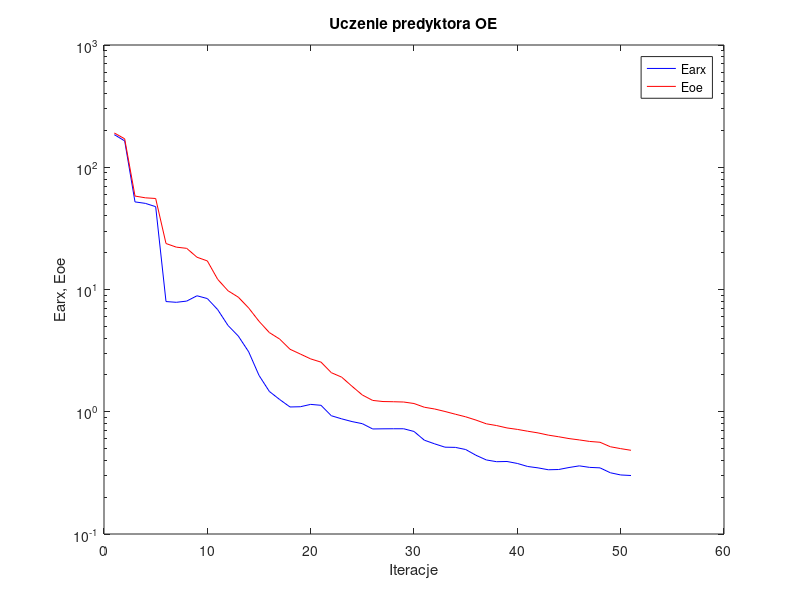
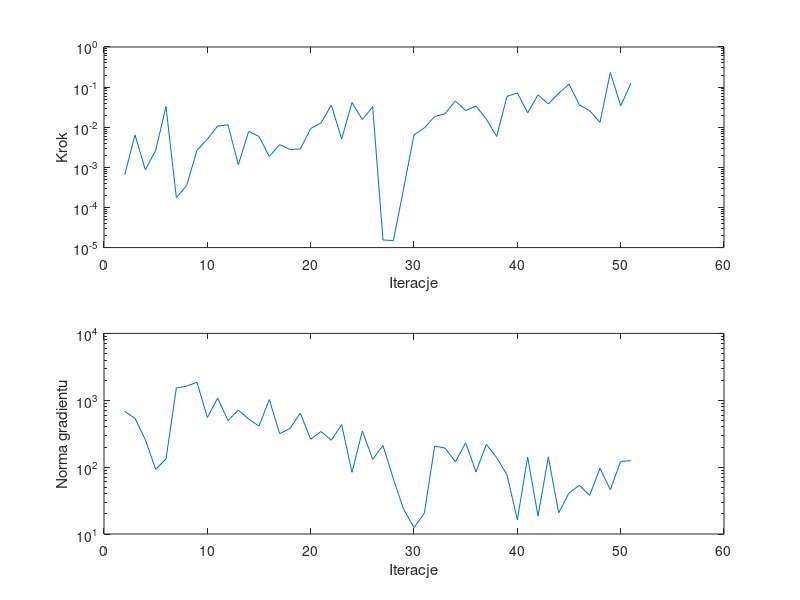

Here is the MATLAB script that generated these plots, in order:
%uczenie predyktora oe
clear all;
n=0; farx(n+1)=1.848080e+002; foe(n+1)=1.907135e+002; wspucz(n+1)=0.000000e+000; ng(n+1)=0.000000e+000;
%odnowa zmiennej metryki
n=1; farx(n+1)=1.642478e+002; foe(n+1)=1.708889e+002; krok(n+1)=6.518015e-004; ng(n+1)=6.837045e+002;
n=2; farx(n+1)=5.207083e+001; foe(n+1)=5.813281e+001; krok(n+1)=6.450159e-003; ng(n+1)=5.362956e+002;
n=3; farx(n+1)=5.065143e+001; foe(n+1)=5.623319e+001; krok(n+1)=8.713055e-004; ng(n+1)=2.569256e+002;
n=4; farx(n+1)=4.761071e+001; foe(n+1)=5.552337e+001; krok(n+1)=2.634602e-003; ng(n+1)=9.272129e+001;
n=5; farx(n+1)=7.969198e+000; foe(n+1)=2.377593e+001; krok(n+1)=3.284986e-002; ng(n+1)=1.324855e+002;
n=6; farx(n+1)=7.857362e+000; foe(n+1)=2.220447e+001; krok(n+1)=1.764835e-004; ng(n+1)=1.526154e+003;
n=7; farx(n+1)=8.038584e+000; foe(n+1)=2.171259e+001; krok(n+1)=3.523348e-004; ng(n+1)=1.624020e+003;
n=8; farx(n+1)=8.887099e+000; foe(n+1)=1.836328e+001; krok(n+1)=2.673171e-003; ng(n+1)=1.856040e+003;
n=9; farx(n+1)=8.430501e+000; foe(n+1)=1.713214e+001; krok(n+1)=5.038654e-003; ng(n+1)=5.530974e+002;
n=10; farx(n+1)=6.847736e+000; foe(n+1)=1.211552e+001; krok(n+1)=1.071441e-002; ng(n+1)=1.077761e+003;
n=11; farx(n+1)=5.080093e+000; foe(n+1)=9.768614e+000; krok(n+1)=1.153579e-002; ng(n+1)=4.969174e+002;
n=12; farx(n+1)=4.157660e+000; foe(n+1)=8.652272e+000; krok(n+1)=1.160015e-003; ng(n+1)=7.140610e+002;
n=13; farx(n+1)=3.093307e+000; foe(n+1)=7.060696e+000; krok(n+1)=7.883344e-003; ng(n+1)=5.242332e+002;
n=14; farx(n+1)=1.983768e+000; foe(n+1)=5.497736e+000; krok(n+1)=5.887869e-003; ng(n+1)=4.102622e+002;
n=15; farx(n+1)=1.466410e+000; foe(n+1)=4.444032e+000; krok(n+1)=1.870456e-003; ng(n+1)=1.025176e+003;
n=16; farx(n+1)=1.259019e+000; foe(n+1)=3.931470e+000; krok(n+1)=3.683227e-003; ng(n+1)=3.164312e+002;
n=17; farx(n+1)=1.094220e+000; foe(n+1)=3.245424e+000; krok(n+1)=2.778799e-003; ng(n+1)=3.775225e+002;
n=18; farx(n+1)=1.099134e+000; foe(n+1)=2.965644e+000; krok(n+1)=2.883948e-003; ng(n+1)=6.392002e+002;
n=19; farx(n+1)=1.148825e+000; foe(n+1)=2.706145e+000; krok(n+1)=9.231023e-003; ng(n+1)=2.613744e+002;
n=20; farx(n+1)=1.129126e+000; foe(n+1)=2.546464e+000; krok(n+1)=1.281894e-002; ng(n+1)=3.417674e+002;
n=21; farx(n+1)=9.276776e-001; foe(n+1)=2.087595e+000; krok(n+1)=3.552033e-002; ng(n+1)=2.527426e+002;
n=22; farx(n+1)=8.749590e-001; foe(n+1)=1.919174e+000; krok(n+1)=5.095665e-003; ng(n+1)=4.309994e+002;
n=23; farx(n+1)=8.311193e-001; foe(n+1)=1.616311e+000; krok(n+1)=4.130221e-002; ng(n+1)=8.336901e+001;
n=24; farx(n+1)=7.988632e-001; foe(n+1)=1.371407e+000; krok(n+1)=1.554412e-002; ng(n+1)=3.475004e+002;
n=25; farx(n+1)=7.232194e-001; foe(n+1)=1.237983e+000; krok(n+1)=3.238370e-002; ng(n+1)=1.310846e+002;
%odnowa zmiennej metryki
n=26; farx(n+1)=7.251260e-001; foe(n+1)=1.212172e+000; krok(n+1)=1.549259e-005; ng(n+1)=2.099082e+002;
n=27; farx(n+1)=7.259586e-001; foe(n+1)=1.207824e+000; krok(n+1)=1.496279e-005; ng(n+1)=6.691083e+001;
n=28; farx(n+1)=7.259639e-001; foe(n+1)=1.201347e+000; krok(n+1)=2.970657e-004; ng(n+1)=2.330214e+001;
n=29; farx(n+1)=6.898953e-001; foe(n+1)=1.167937e+000; krok(n+1)=6.446985e-003; ng(n+1)=1.246756e+001;
n=30; farx(n+1)=5.853920e-001; foe(n+1)=1.088754e+000; krok(n+1)=9.600724e-003; ng(n+1)=2.044019e+001;
n=31; farx(n+1)=5.462656e-001; foe(n+1)=1.053368e+000; krok(n+1)=1.849615e-002; ng(n+1)=2.066851e+002;
n=32; farx(n+1)=5.130848e-001; foe(n+1)=1.005050e+000; krok(n+1)=2.173419e-002; ng(n+1)=1.926127e+002;
n=33; farx(n+1)=5.111811e-001; foe(n+1)=9.548663e-001; krok(n+1)=4.524124e-002; ng(n+1)=1.201944e+002;
n=34; farx(n+1)=4.910422e-001; foe(n+1)=9.091012e-001; krok(n+1)=2.598758e-002; ng(n+1)=2.304256e+002;
n=35; farx(n+1)=4.404513e-001; foe(n+1)=8.546330e-001; krok(n+1)=3.366815e-002; ng(n+1)=8.496079e+001;
n=36; farx(n+1)=4.033997e-001; foe(n+1)=7.968081e-001; krok(n+1)=1.596002e-002; ng(n+1)=2.190052e+002;
n=37; farx(n+1)=3.902821e-001; foe(n+1)=7.708650e-001; krok(n+1)=5.887869e-003; ng(n+1)=1.384349e+002;
n=38; farx(n+1)=3.919166e-001; foe(n+1)=7.371630e-001; krok(n+1)=5.873647e-002; ng(n+1)=7.695706e+001;
n=39; farx(n+1)=3.777026e-001; foe(n+1)=7.173069e-001; krok(n+1)=7.165516e-002; ng(n+1)=1.628153e+001;
n=40; farx(n+1)=3.566810e-001; foe(n+1)=6.930846e-001; krok(n+1)=2.284436e-002; ng(n+1)=1.409871e+002;
n=41; farx(n+1)=3.475548e-001; foe(n+1)=6.714875e-001; krok(n+1)=6.392790e-002; ng(n+1)=1.847123e+001;
n=42; farx(n+1)=3.353579e-001; foe(n+1)=6.438301e-001; krok(n+1)=3.798141e-002; ng(n+1)=1.420809e+002;
n=43; farx(n+1)=3.369489e-001; foe(n+1)=6.244729e-001; krok(n+1)=6.995615e-002; ng(n+1)=2.071540e+001;
n=44; farx(n+1)=3.498465e-001; foe(n+1)=6.033614e-001; krok(n+1)=1.185480e-001; ng(n+1)=4.097766e+001;
n=45; farx(n+1)=3.609435e-001; foe(n+1)=5.882719e-001; krok(n+1)=3.612085e-002; ng(n+1)=5.354163e+001;
n=46; farx(n+1)=3.506917e-001; foe(n+1)=5.716561e-001; krok(n+1)=2.580064e-002; ng(n+1)=3.775491e+001;
n=47; farx(n+1)=3.475959e-001; foe(n+1)=5.629979e-001; krok(n+1)=1.321526e-002; ng(n+1)=9.618895e+001;
n=48; farx(n+1)=3.169708e-001; foe(n+1)=5.173738e-001; krok(n+1)=2.320583e-001; ng(n+1)=4.588435e+001;
n=49; farx(n+1)=3.040802e-001; foe(n+1)=4.993205e-001; krok(n+1)=3.407387e-002; ng(n+1)=1.220075e+002;
n=50; farx(n+1)=3.009368e-001; foe(n+1)=4.838433e-001; krok(n+1)=1.261335e-001; ng(n+1)=1.249734e+002;

figure; semilogy(farx,'b'); hold on; semilogy(foe,'r'); xlabel('Iteracje'); ylabel('Earx, Eoe'); legend('Earx','Eoe'); title('Uczenie predyktora OE');
figure; subplot(2,1,1); semilogy(krok); xlabel('Iteracje'); ylabel('Krok');
subplot(2,1,2); semilogy(ng); xlabel('Iteracje'); ylabel('Norma gradientu');
Earx=farx(n+1)
Eoe=foe(n+1)
